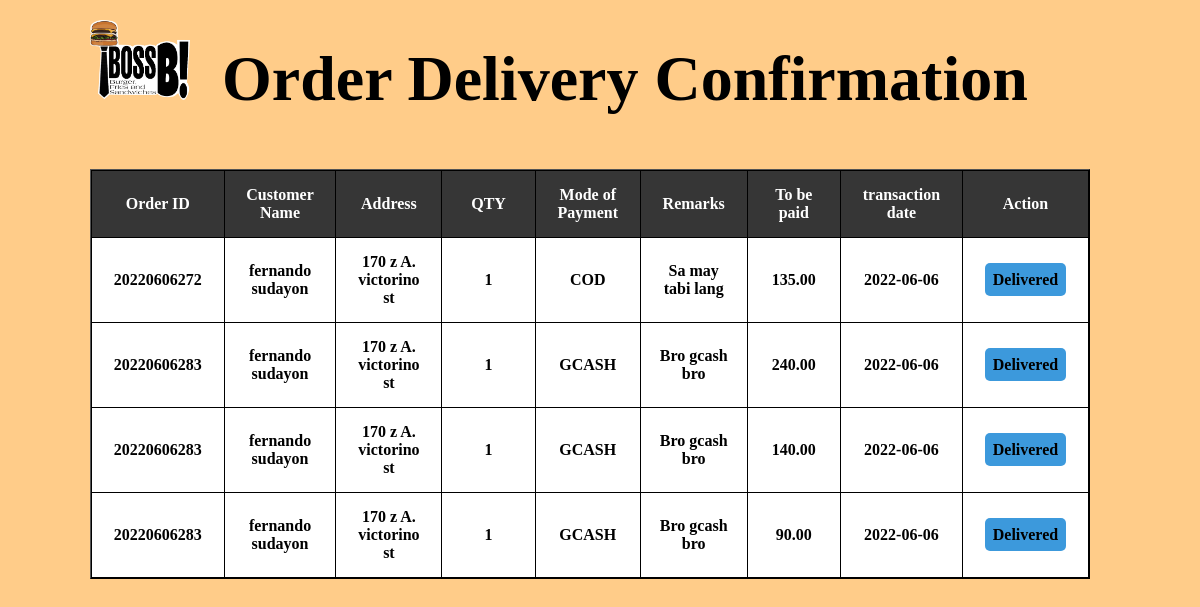
Page /rider/rider.php on the committed database.
### tables this page shows
CREATE TABLE `user` (
  `EMP_ID` int(11) NOT NULL,
  `EMP_FNAME` varchar(100) NOT NULL,
  `EMP_LNAME` varchar(100) NOT NULL,
  `EMP_MI` char(60) NOT NULL,
  `EMP_CONTACTNUM` varchar(20) NOT NULL,
  `EMAILADD` char(50) NOT NULL,
  `verify_token` varchar(255) NOT NULL,
  `FULLADD` varchar(100) NOT NULL,
  `POSITION` varchar(100) NOT NULL,
  `EMP_UNAME` varchar(100) NOT NULL,
  `EMP_PASS` varchar(100) NOT NULL,
  `U_STATUS` varchar(60) NOT NULL,
  `created_at` timestamp NOT NULL DEFAULT CURRENT_TIMESTAMP ON UPDATE CURRENT_TIMESTAMP
);

CREATE TABLE `cart` (
  `ID` int(11) NOT NULL,
  `C_ID` int(11) NOT NULL,
  `PROD_ID` varchar(100) NOT NULL,
  `qty` int(11) NOT NULL,
  `total` decimal(10,2) NOT NULL,
  `date_added` varchar(100) NOT NULL,
  `mop` varchar(60) NOT NULL,
  `status` varchar(100) NOT NULL,
  `ordercode` varchar(100) NOT NULL,
  `price` int(11) NOT NULL,
  `Cust_Notes` varchar(255) NOT NULL
);

### rider/rider.php (the view, shortened to what this page needs)
<?php
	include ("../dbase/dbaseconnection.php");
?>
<html>
	<head>
		<link rel="stylesheet" href="../css/rider.css">
	</head>
	<body>
	<form action="../rider/rider.php" method="POST" enctype='multipart/form-data'>
		<div class="container2">
			<div class="header">
				<h2 class="header"><img src="../icons/logo.png" class="logopng">&nbsp&nbspOrder Delivery Confirmation</h2>
			</div>
					<?php
							$sel = "SELECT * FROM user AS u
									INNER JOIN cart AS c
									ON (u.EMP_ID = c.C_ID)
									WHERE status='On Delivery'";
							$result = $conn->query($sel);
							if ($result->num_rows > 0)
								{
									echo "<table border=1 cellpadding=5 class=tablein>";
									echo "<thead>";
									echo "<tbody>";
									echo "<tr bgcolor=#363636 style='color:white'>";
									echo "<th>Order ID";
									echo "<th>Customer Name";
									echo "<th>Address";
									echo "<th>QTY";
									echo "<th>Mode of Payment";
									echo "<th>Remarks";
									echo "<th>To be paid";
									echo "<th>transaction date";
									echo "<th colspan>Action";
									echo "</tr>";
									while($row = $result->fetch_assoc())
									{
										echo "<tr bgcolor=white>";
										echo "<th>" . $row["ordercode"];
										echo "<th>" . $row["EMP_FNAME"]," ", $row['EMP_LNAME'];
										echo "<th>" . $row["FULLADD"];
										echo "<th>" . $row["qty"];
										echo "<th>" . $row["mop"];
										echo "<th>" . $row["Cust_Notes"];
										echo "<th>" . $row["total"];
										echo "<th>" . $row["date_added"];
										?>
										<th> <a href="../rider/complete.php?id=<?php echo $row['ordercode'];?>&cid=<?php echo $row["EMP_FNAME"]," ",$row['EMP_LNAME'];?>&cqty=<?php echo $row["qty"];?>&ctot=<?php echo $row["total"];?>&cdate=<?php echo $row["date_added"];?>&cst=<?php echo $row["status"];?>"style='background-color:#3c99dc; padding:8px; border-radius:5px; text-decoration: none; color: black;'>Delivered</a></th>
										<?php
									}
										echo "</tr>";
										echo "</form>";
								}else{
									echo "<CENTER><p  style='color:red' font-size='2em'>0 results</p></CENTER>";
								}
					?>
	</body>
</html>

### css/rider.css (style rules this page uses)
body { background-color:#ffcc89; margin:0px; font-family: 'san serif'; width:100%; height:auto; }
.header { font-size: 2em; margin-top:0; }
.logopng { height:10%; width:10%; margin-left: 30px; margin-top:20px; }
.container2 { position:relative; margin-left:5%; width:80%; display:inline-block; list-style:none; min-width:1000px; border-radius: 20px 20px 0px 0px; }
.tablein { position:relative; margin-top:2%; margin-left:3%; table-layout: relative; border-collapse: collapse; border-color:black; width:100%; display:block; }
.tablein tbody { display:block; overflow: auto; height: auto; }
.tablein thead { background: black; color:black; }
.tablein th, .tablein td { text-align: center; padding: 15px; width: 8%; }

### rows in the picture
user: cart.ordercode "20220606272", EMP_FNAME "fernando", EMP_LNAME "sudayon", FULLADD "170 z A. victorino st", cart.qty "1", cart.mop "COD", cart.Cust_Notes "Sa may tabi lang", cart.total "135.00", cart.date_added "2022-06-06", cart.ordercode "20220606283", cart.mop "GCASH", cart.Cust_Notes "Bro gcash bro", cart.total "240.00", cart.total "140.00", cart.total "90.00"
